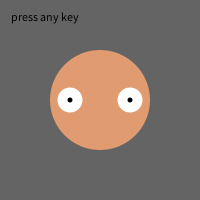
Frame 1 (no input)
Frame 60 (the mouse pressed at the canvas centre just before this capture): identical to frame 1, image omitted
Frame 120 (the mouse held since frame 60 and released just before this capture): identical to frame 1, image omitted

The Processing sketch that drew this single still picture (run headless with seeded random() and noise(); from frame 60 on, the mouse is pressed at the canvas centre):

// Processing sketch: processing_134134
// ── processing_134134.pde

// taylorhokanson.com
// using arrays, random(), and vairables to move objects 
// in relation to one another

float eyeLocation = 30;
float pupilLocation = 0;
String keyPrompt = "press any key";

void setup(){
  background(100);
  size(200,200);
  noStroke();
  textSize(12);  
  
}

void draw(){
  makeFace();
  text(keyPrompt,-90,-80);
}

void keyPressed(){
  eyeLocation = random(20,35);
  pupilLocation = random(-10,10);
  keyPrompt = ("");
}

void makeFace(){  
  background(100);
  translate(100,100);

  // head
  fill(224,156,112);  
  ellipse(0,0,100,100);
  
  // eyes
  // whites
  fill(255);
  ellipse(-1 * eyeLocation,0,25,25);
  ellipse(eyeLocation,0,25,25);
  
  // pupils
  fill(0);
  ellipse(-1 * eyeLocation + pupilLocation,0,5,5);
  ellipse(eyeLocation + pupilLocation,0,5,5);
}
